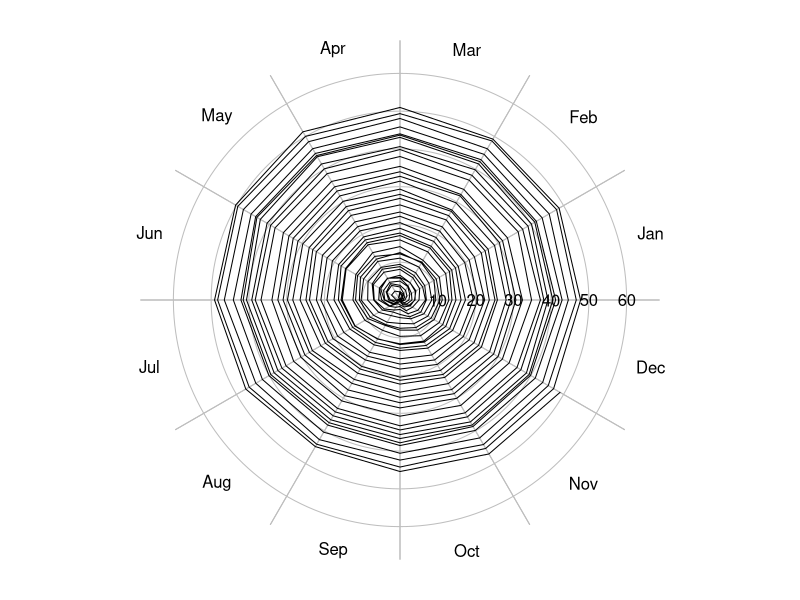
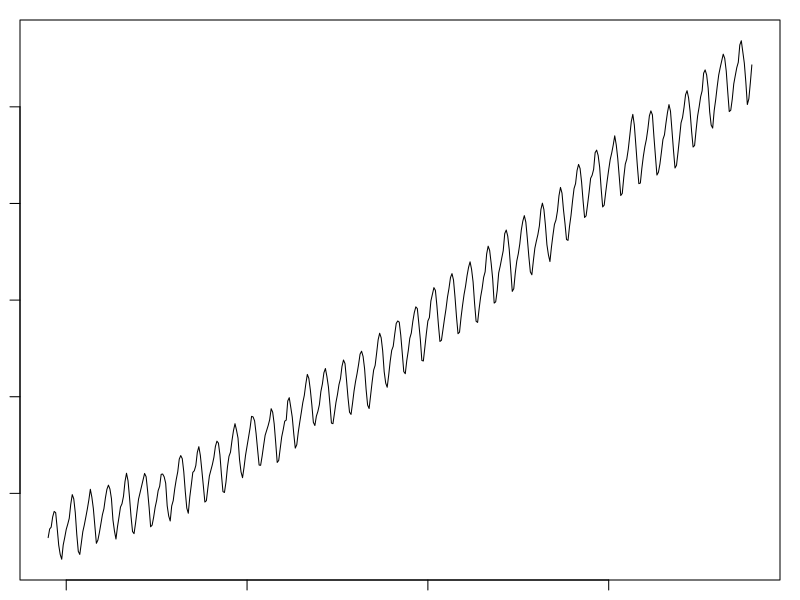

Write the R code that produced these figures, in order.
## ---- chunk 1
hodograph <- function(x, y, t, rings, tcut=c("daily", "yearly"), ...)
{
    tcut <- match.arg(tcut)
    if (missing(t)) {
        stop("x-y method not coded yet\n")
    } else {
        if (!missing(y)) {
            stop("cannot give y if t is given\n")
        }
        if (tcut== "yearly") {
            ## x=x(t)
            t <- as.POSIXlt(t)
            start <- ISOdatetime(1900+as.POSIXlt(t[1])$year, 1, 1, 0, 0, 0,
                                 tz=attr(t, "tzone"))
            day <- as.numeric(julian(t, origin=start))
            xx <- x * cos(day / 365 * 2 * pi)
            yy <- x * sin(day / 365 * 2 * pi)
            ## axes
            if (missing(rings))
                rings <- pretty(sqrt(xx^2 + yy^2))
            rscale <- 1.04 * max(rings)
            theta <- seq(0, 2 * pi, length.out=200)
            plot(xx, yy, asp=1, xlim=rscale*c(-1.1,1.1), ylim=rscale*c(-1.1, 1.1),
                 type='n', xlab="", ylab="", axes=FALSE)
            ## month lines
            month <- c("Jan", "Feb", "Mar", "Apr", "May", "Jun", "Jul", "Aug", "Sep", "Oct", "Nov", "Dec")
            for (m in 1:12) {
                phi <- 2*pi*(m-1)/12
                lines(rscale*cos(phi)*c(-1.1,1.1), rscale*sin(phi)*c(-1.1,1.1), col='gray')
                phi <- 2*pi*(0.5/12+(m-1)/12)
                text(1.1*rscale * cos(phi), 1.1*rscale * sin(phi), month[m]) 
            }
            for (r in rings) {
                ## do not mess up the origin with a ring and label
                if (r > 0) {
                    gx <- r * cos(theta)
                    gy <- r * sin(theta)
                    lines(gx, gy, col='gray')
                    text(gx[1], 0, format(r))
                }
            }
            points(xx, yy, ...)
        } else {
            stop("only tcut=\"yearly\" works at this time\n")
        }
    }
}
data(co2)
year <- as.numeric(time(co2))
t0 <- as.POSIXlt("1959-01-01 00:00:00", tz="UTC")
t <- t0 + (year - year[1]) *365*86400
par(mar=rep(1, 4))
hodograph(x=co2-co2[1], t=t, tcut="yearly", type="l")
## ---- chunk 2
plot(co2)
